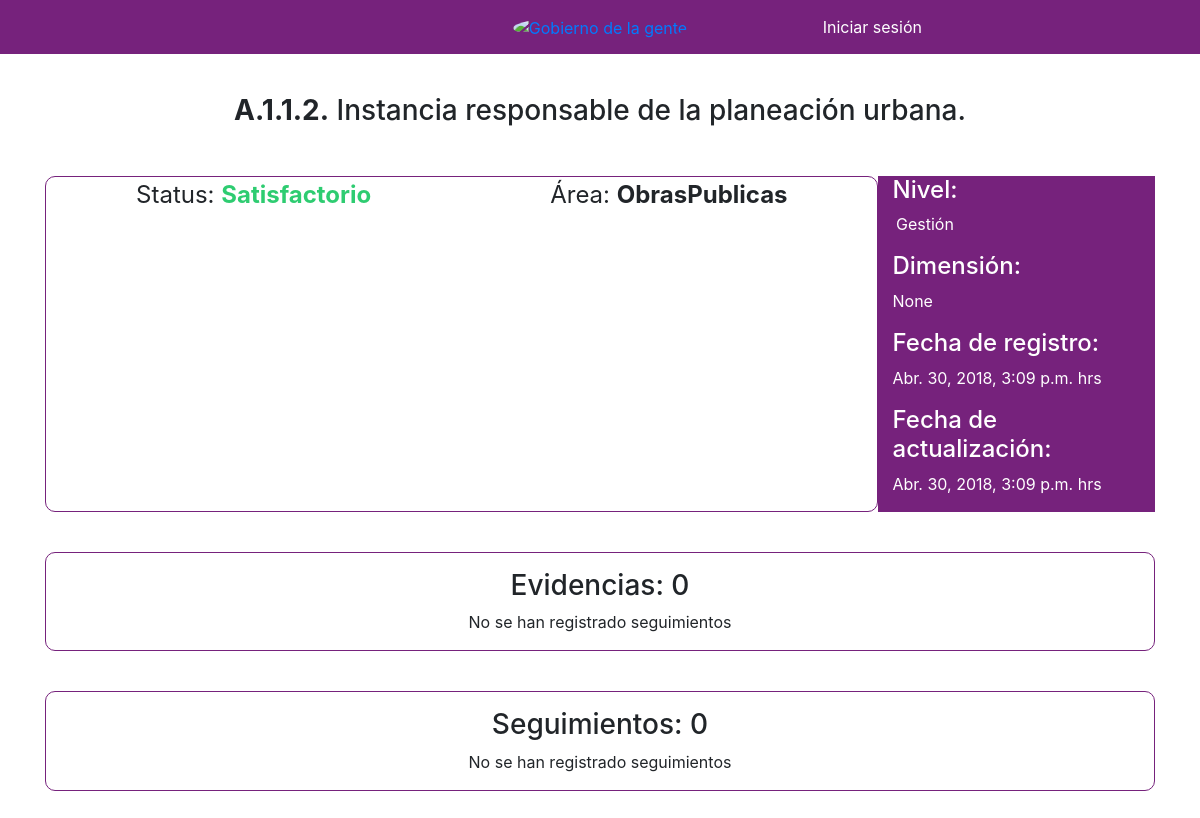
Screenshot of /indicadores/5/ with the database file from the repository.
### indicadores/models.py (models this page shows, shortened)
class Indicador(models.Model):
    indicador = models.CharField(max_length=10)
    nombre = models.TextField()
    descripcion = models.TextField(blank=True, null=True)
    metodo_calculo = models.TextField(blank=True, null=True)
    nivel = models.CharField(max_length=15, choices=choices_nivel, blank=True, null=True)
    dimension = models.CharField(max_length=144, blank=True, null=True)
    criterios_evaluacion = models.TextField(blank=True, null=True)
    area = models.ForeignKey(User, related_name='indicadores', on_delete=models.CASCADE)
    status = models.CharField(max_length=15, choices=choices_status)
    created = models.DateTimeField(auto_now_add=True)
    updated = models.DateTimeField(auto_now=True)

### indicadores/views.py (the view)
# urls.py: path('<int:pk>/', indicadoresDetailView.as_view(), name="detail"),
class indicadoresDetailView(views.View):
    def get(self, request, pk):
        template_name="indicadores/indicador_detail.html"
        indicador = Indicador.objects.get(pk=pk)
        context = {'indicador':indicador}
        return render(request, template_name, context)

### indicadores/templates/indicadores/indicador_detail.html (shortened to what this page needs)
{% extends 'base.html' %}
{% block content %}
    <div class="container">
        <div class="row text-center">
            <div class="col-md-12">
                <h3><b>{{ indicador.indicador }}</b> {{ indicador.nombre }}</h3>
            </div>
        </div>
        <div class="row margin-top-middle">
            <div class="col-md-9 border-primary-a text-detail-important">
                <div class="row text-center">
                    <div class="col-md-6"><p>Status: <span
                            class="{% if indicador.status == "Satisfactorio" %}
                            color-green
                            {% elif indicador.status == "Regular" %}
                            color-yellow
                            {% else %}
                            color-red
                            {% endif %}
                            "><b>{{ indicador.status }}</b></span></p></div>
                    <div class="col-md-6"><p>Área: <span><b>{{ indicador.area.username }}</b></span></p></div>
                </div>
            </div>
            <div class="col-md-3 background-primary d-flex justify-content-around flex-column color-accent align-items-start">
                <div>
                    <h4 class="">Nivel:</h4>
                    <p class="text-center w-100">{{ indicador.nivel }}</p>
                </div>
                <div>
                    <h4 class="">Dimensión:</h4>
                    <p class="">{{ indicador.dimension }}</p>
                </div>
                <div>
                    <h4 class="">Fecha de registro:</h4>
                    <p class="">{{ indicador.created }} hrs</p>
                </div>
                <div>
                    <h4 class="">Fecha de actualización:</h4>
                    <p class="">{{ indicador.updated }} hrs</p>
                </div>
            </div>
        </div>
        <div class="row margin-top-middle">
            <div class="col-md-12 border-primary-a text-center margin-bottom-normal">
                <h3 class="margin-top-small">Evidencias: {{ indicador.evidencias.count }}</h3>
                {% if indicador.evidencias.count > 0 %}
                   <div id="accordion2" class="margin-bottom-small">
                    {% for evidencia in indicador.evidencias.all %}
                        <div class="card">
                            <div class="card-header" id="header2{{ evidencia.id }}">
                                 <h5>
                                     <button class="btn btn-link" data-toggle="collapse" data-target="#collapse2{{ evidencia.id }}" aria-expanded="true" aria-controls="collapse2{{ evidencia.id }}">
                                        {{ evidencia.titulo|truncatechars:40 }} | {{ evidencia.porcentaje_real }}% / {{ evidencia.porcentaje_total }}%
                                     </button>
                                     {% if evidencia.completada %}
                                         <p class="evidencia-green">Completada</p>
                                     {% else %}
                                         <p class="evidencia-red">No completada</p>
                                     {% endif %}
                                 </h5>
                            </div>
                            <div id="collapse2{{ evidencia.id }}" class="collapse" aria-labelledby="header2{{ evidencia.id }}" data-parent="#accordion2">
                              <div class="card-body">
                                  <div class="row">
                                      <div class="col-md-9 text-center">
                                        <p><b>Título:</b> {{ evidencia.titulo }}</p>
                                      </div>
                                      <div class="col-md-3 text-center">
                                          <p><b>Sub-Evidencias: </b>{{ evidencia.subevidencias.count }}</p>
                                      </div>
                                  </div>
                                  <div class="row">
                                      <div class="col-md-6 text-center">
                                          <p><b>Porcentaje esperado: </b>{{ evidencia.porcentaje_total }} %</p>
                                          <p><b>Porcentaje actual: </b>{{ evidencia.porcentaje_real }} %</p>
                                      </div>
                                      <div class="col-md-6 text-center">
                                      </div>
                                  </div>
                              </div>
                            </div>
                        </div>
                    {% endfor %}
                   </div>
                {% else %}
                    <p class="color-red">No se han registrado seguimientos</p>
                {% endif %}
            </div>
            <div class="col-md-12 border-primary-a text-center ">
                <h3 class="margin-top-small">Seguimientos: {{ indicador.seguimientos.count }}</h3>
                {% if indicador.seguimientos.count > 0 %}
                   <div id="accordion" class="margin-bottom-small">
                    {% for seguimiento in indicador.seguimientos.all %}
                        <div class="card">
                            <div class="card-header" id="header{{ seguimiento.id }}">
                                 <h5>
                                     <button class="btn btn-link" data-toggle="collapse" data-target="#collapse{{ seguimiento.id }}" aria-expanded="true" aria-controls="collapse{{ seguimiento.id }}">
                                        {{ seguimiento.fecha }}
                                     </button>
                                 </h5>
                            </div>
                            <div id="collapse{{ seguimiento.id }}" class="collapse" aria-labelledby="header{{ seguimiento.id }}" data-parent="#accordion">
                              <div class="card-body text-justify">
                                {{ seguimiento.cuerpo }}
                              </div>
                            </div>
                        </div>
                    {% endfor %}
                   </div>
                {% else %}
                    <p class="color-red">No se han registrado seguimientos</p>
                {% endif %}
            </div>
        </div>
    </div>
{% endblock %}

### static/css/styles.css (style rules this page uses)
.background-primary { background: #76227c !important; }
.color-accent { color: #fff !important; }
.margin-bottom-normal { margin-bottom: 5vh !important; }
.margin-top-small { margin-top: 2vh !important; }
.margin-top-middle { margin-top: 5vh; }
.border-primary-a { border-radius: 10px; border: 1px solid #76227c; }
.color-green { color: #2ecc71; }
.text-detail-important { font-size: 1.5em; }

### rows the page displays
Indicador: indicador "A.1.1.2.", nombre "Instancia responsable de la planeación urbana.", status "Satisfactorio", area.username "ObrasPublicas", nivel "Gestión", dimension "None", created "Abr. 30, 2018, 3:09 p.m.", updated "Abr. 30, 2018, 3:09 p.m.", evidencias.count "0", seguimientos.count "0"
